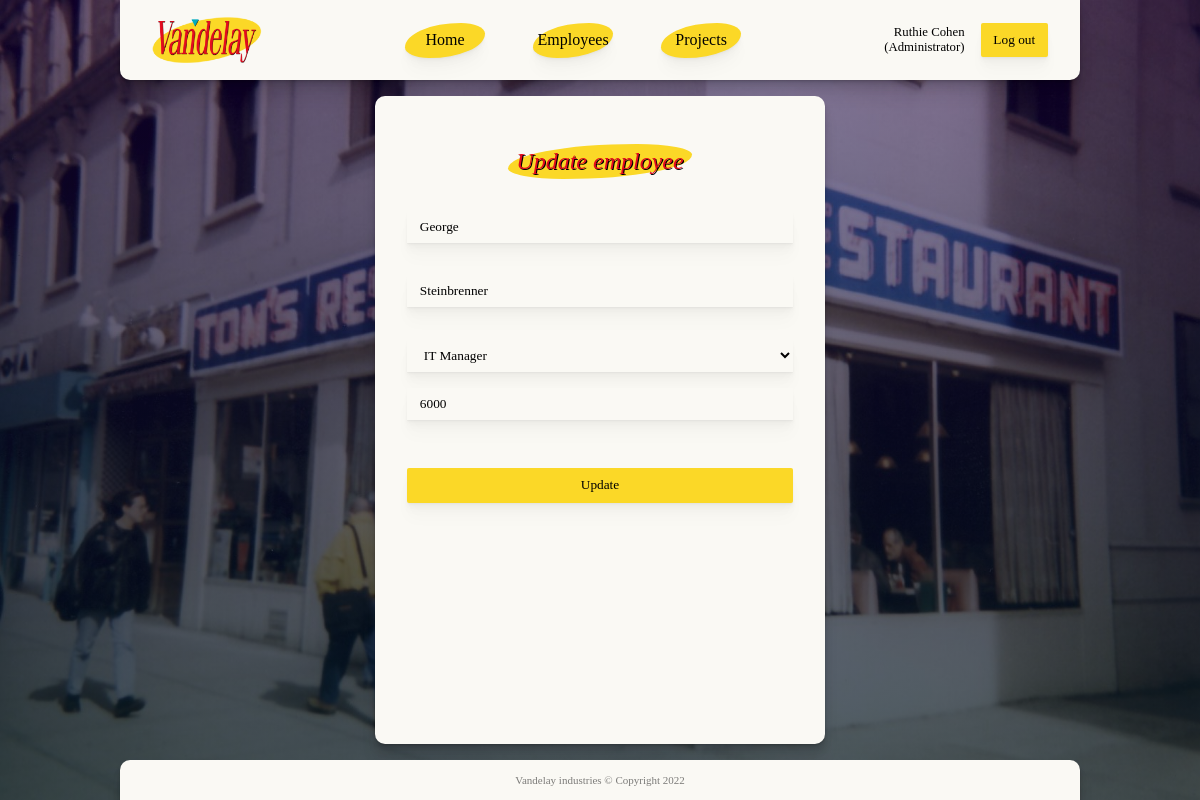
The page /update.php?15 (signed in) on the database its author committed.
### tables this page shows
CREATE TABLE IF NOT EXISTS `employees` (
  `employee_id` int(11) NOT NULL AUTO_INCREMENT,
  `firstname` tinytext NOT NULL,
  `lastname` tinytext NOT NULL,
  `position_id` int(11) DEFAULT NULL,
  `salary` int(11) NOT NULL,
  `email` tinytext NOT NULL,
  `password` text,
  PRIMARY KEY (`employee_id`),
  KEY `position` (`position_id`)
);

### classes/connection.php (called while the page is built, shortened)
<?php
class Connection {
    private string $host = "localhost";
    private $user = "root";
    private $pass = "";
    private $database = "vandelay";
    protected function connect() : PDO {
        try {
            $dsn = "mysql:host=" . $this->host . ";dbname=" . $this->database;
            $pdo = new PDO($dsn, $this->user, $this->pass);
            return $pdo;
        } catch (PDOException $e) {
            echo "Error!: " . $e->getMessage() . "<br>";
            die();
        }
    }
}

### classes/employee-table-model.php (called while the page is built, shortened)
<?php
class EmployeeTableModel extends Connection {
    protected function getEmployeeArray() : array {
        $stmt = $this->connect()->prepare("SELECT employee_id, firstname, lastname, position_name, salary FROM employees LEFT JOIN positions ON employees.position_id=positions.id ORDER BY salary DESC");
        $stmt->execute();
        $result = $stmt->fetchAll(PDO::FETCH_ASSOC);
        return $result;
    }
    public function getPositions() : array {
        $stmt = $this->connect()->prepare("SELECT DISTINCT id, position_name FROM positions");
        $stmt->execute();
        $result = $stmt->fetchAll();
        return $result;
    }
}

### classes/employee-table-controller.php (called while the page is built, shortened)
<?php
class EmployeeTableController extends EmployeeTableModel {
    public function __construct() {
        $this->employeeArray = $this->getEmployeeArray();
    }
}

### update.php (the view, shortened to what this page needs)
<?php
include "./includes/header.inc.php";
include "./classes/connection.php";
include "./classes/employee-table-model.php";
include "./classes/employee-table-controller.php";
$id = $_SERVER["QUERY_STRING"];
$employeeTable = new EmployeeTableController();
$positions = $employeeTable->getPositions();
$employee = array_filter($employeeTable->employeeArray, function($value) {
    return $value["employee_id"] == $_SERVER["QUERY_STRING"];
});
$employee = array_values($employee);
?>
<main>
    <div class="main-page shadow form-container">
    <h2 class="form-title">Update employee</h2>
    <form class="main-form" action="./includes/update.inc.php?<?php echo $id ?>" method="POST">
        <input type="text" name="firstname" placeholder="First name" value="<?php echo $employee[0]["firstname"] ?>">
        <input type="text" name="lastname" placeholder="Last name" value="<?php echo $employee[0]["lastname"] ?>">
        <select name="position">
            <?php
            foreach($positions as $position) {
                if($position["position_name"] == $employee[0]["position_name"]) {
                    echo "<option value='". $position["id"] ."' selected='selected'>". $position["position_name"] ."</option>";
                } else {
                    echo "<option value='". $position["id"] ."'>". $position["position_name"] ."</option>";
                }
            }
            ?>
        </select>
        <input type="number" name="salary" placeholder="Salary" value="<?php echo $employee[0]["salary"] ?>">
        <button type="submit" name="submit">Update</button>
    </form>
    </div>
</main>
<?php
include "./includes/footer.inc.php"
?>

### assets/css/main.css (style rules this page uses)
:root { --font-light: 300; --font-regular: 400; --font-bold: 700; --yellow: #fbd827; --dark-yellow: #ebbb10; --red: #e40b1e; --off-white: #faf9f4; --shadow-light: rgba(0, 0, 0, 0.02) 0px 1px 1px, rgba(0, 0, 0, 0.02) 0px 2px 2px, rgba(0, 0, 0, 0.02) 0px 4px 4px, rgba(0, 0, 0, 0.02) 0px 8px 8px, rgba(0, 0, 0, 0.02) 0px 16px 16px; --shadow-dark: rgba(0, 0, 0, 0.07) 0px 1px 1px, rgba(0, 0, 0, 0.07) 0px 2px 2px, rgba(0, 0, 0, 0.07) 0px 4px 4px, rgba(0, 0, 0, 0.07) 0px 8px 8px, rgba(0, 0, 0, 0.07) 0px 16px 16px; }
* { margin: 0; padding: 0; box-sizing: border-box; font-family: 'Source Serif Pro', serif; }
body { width: 100%; height: 100vh; overflow: hidden; }
input, select, textarea { border: transparent; transition: box-shadow 200ms; box-shadow: var(--shadow-light); padding: .5rem .8rem; width: 100%; background-color: var(--off-white); }
button { transition: box-shadow 200ms; box-shadow: var(--shadow-light); }
.shadow { box-shadow: var(--shadow-dark); }

### assets/css/dashboard.css (style rules this page uses)
button { background-color: var(--yellow); border: none; padding: .5rem .8rem; border-radius: 2px; line-height: 1.4; }
main { width: 100%; height: calc(100vh - 120px); padding-block: 1rem; }
.main-page { background-color: var(--off-white); border-radius: 10px; height: 100%; padding: 2rem; }
.form-container { width: min(80%, 450px); margin-inline: auto; }
.form-title { width: max-content; color: var(--red); background-color: var(--yellow); border-radius: 70% 30%; padding: .25rem .5rem; text-shadow: 1px 1px 0px black; font-style: italic; font-weight: 400; margin-inline: auto; margin-block: 1rem 2rem; }
.main-form { display: grid; gap: 1rem; }
.main-form button { margin-top: 1rem; }

### rows shown on the page
employees: firstname "George", lastname "Steinbrenner", salary "6000"

### other values the page prints
$_SESSION["user_firstname"] "Ruthie"
$_SESSION["user_lastname"] "Cohen"
$_SESSION["position_name"] "Administrator"
form field position "IT Manager"
